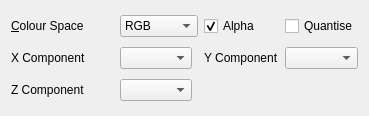
<?xml version="1.0" encoding="UTF-8"?>
<ui version="4.0">
 <class>GfxPaint::ColourSpacePlaneSettingsWidget</class>
 <widget class="QWidget" name="GfxPaint::ColourSpacePlaneSettingsWidget">
  <property name="geometry">
   <rect>
    <x>0</x>
    <y>0</y>
    <width>369</width>
    <height>116</height>
   </rect>
  </property>
  <property name="windowTitle">
   <string>Form</string>
  </property>
  <layout class="QGridLayout" name="gridLayout" columnstretch="1,0,0,0,0">
   <item row="0" column="0">
    <widget class="QLabel" name="colourSpaceLabel">
     <property name="text">
      <string>&amp;Colour Space</string>
     </property>
     <property name="buddy">
      <cstring>colourSpaceComboBox</cstring>
     </property>
    </widget>
   </item>
   <item row="0" column="1" colspan="2">
    <widget class="QComboBox" name="colourSpaceComboBox">
     <item>
      <property name="text">
       <string>RGB</string>
      </property>
     </item>
     <item>
      <property name="text">
       <string>sRGB</string>
      </property>
     </item>
     <item>
      <property name="text">
       <string>XYZ</string>
      </property>
     </item>
     <item>
      <property name="text">
       <string>xyY</string>
      </property>
     </item>
     <item>
      <property name="text">
       <string>HSV</string>
      </property>
     </item>
     <item>
      <property name="text">
       <string>HSL</string>
      </property>
     </item>
     <item>
      <property name="text">
       <string>HCY</string>
      </property>
     </item>
    </widget>
   </item>
   <item row="3" column="0" colspan="5">
    <layout class="QVBoxLayout" name="colourSpacePlaneLayout"/>
   </item>
   <item row="0" column="4">
    <widget class="QCheckBox" name="quantiseCheckBox">
     <property name="text">
      <string>Quantise</string>
     </property>
    </widget>
   </item>
   <item row="1" column="1">
    <widget class="QComboBox" name="xComponentComboBox"/>
   </item>
   <item row="0" column="3">
    <widget class="QCheckBox" name="alphaCheckBox">
     <property name="text">
      <string>Alpha</string>
     </property>
     <property name="checked">
      <bool>true</bool>
     </property>
    </widget>
   </item>
   <item row="1" column="0">
    <widget class="QLabel" name="xComponentLabel">
     <property name="text">
      <string>X Component</string>
     </property>
     <property name="buddy">
      <cstring>xComponentComboBox</cstring>
     </property>
    </widget>
   </item>
   <item row="1" column="3">
    <widget class="QLabel" name="yComponentLabel">
     <property name="text">
      <string>Y Component</string>
     </property>
     <property name="buddy">
      <cstring>yComponentComboBox</cstring>
     </property>
    </widget>
   </item>
   <item row="1" column="4">
    <widget class="QComboBox" name="yComponentComboBox"/>
   </item>
   <item row="2" column="0">
    <widget class="QLabel" name="zComponentLabel">
     <property name="text">
      <string>Z Component</string>
     </property>
     <property name="buddy">
      <cstring>zComponentComboBox</cstring>
     </property>
    </widget>
   </item>
   <item row="2" column="1">
    <widget class="QComboBox" name="zComponentComboBox"/>
   </item>
  </layout>
 </widget>
 <resources/>
 <connections/>
</ui>
